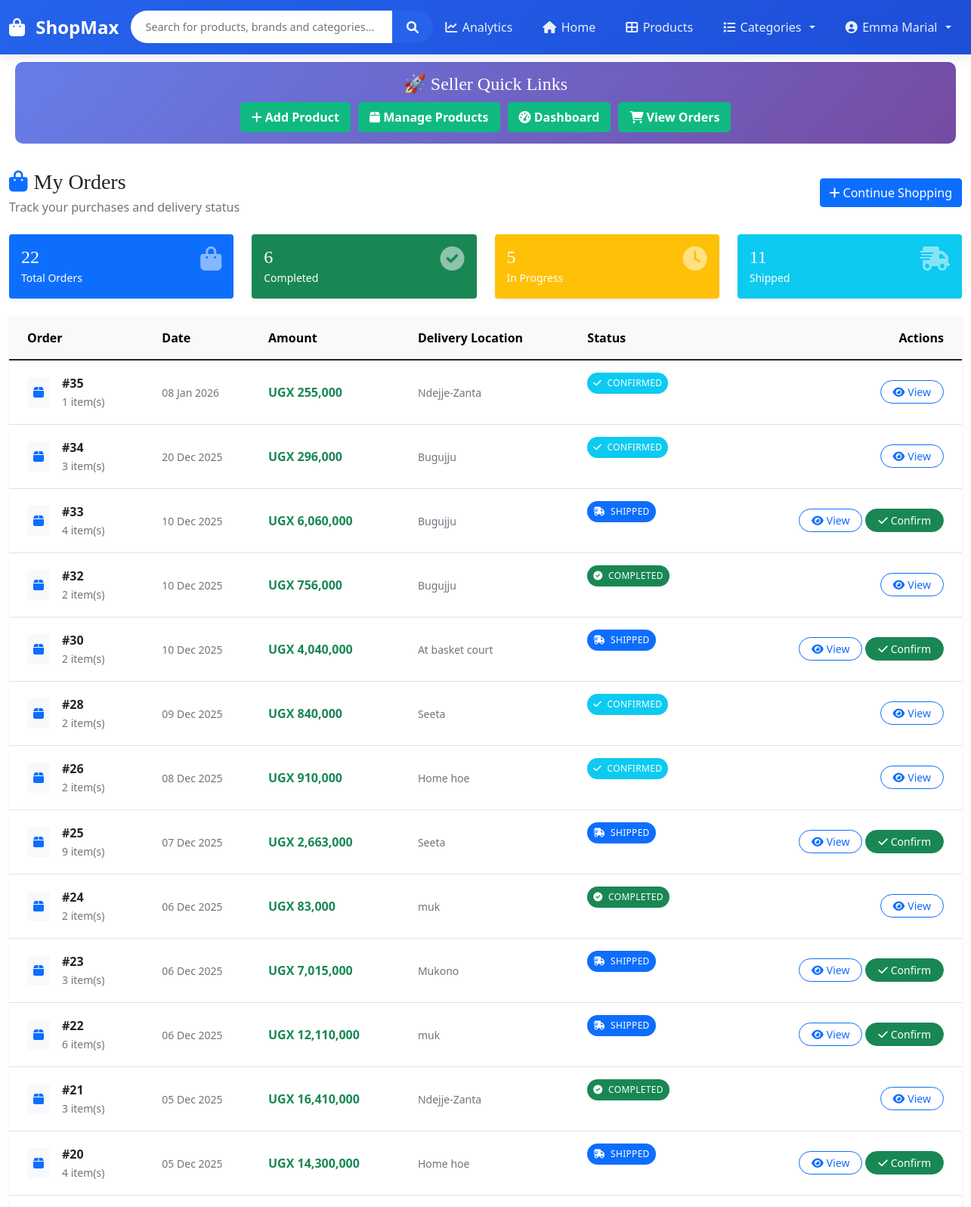
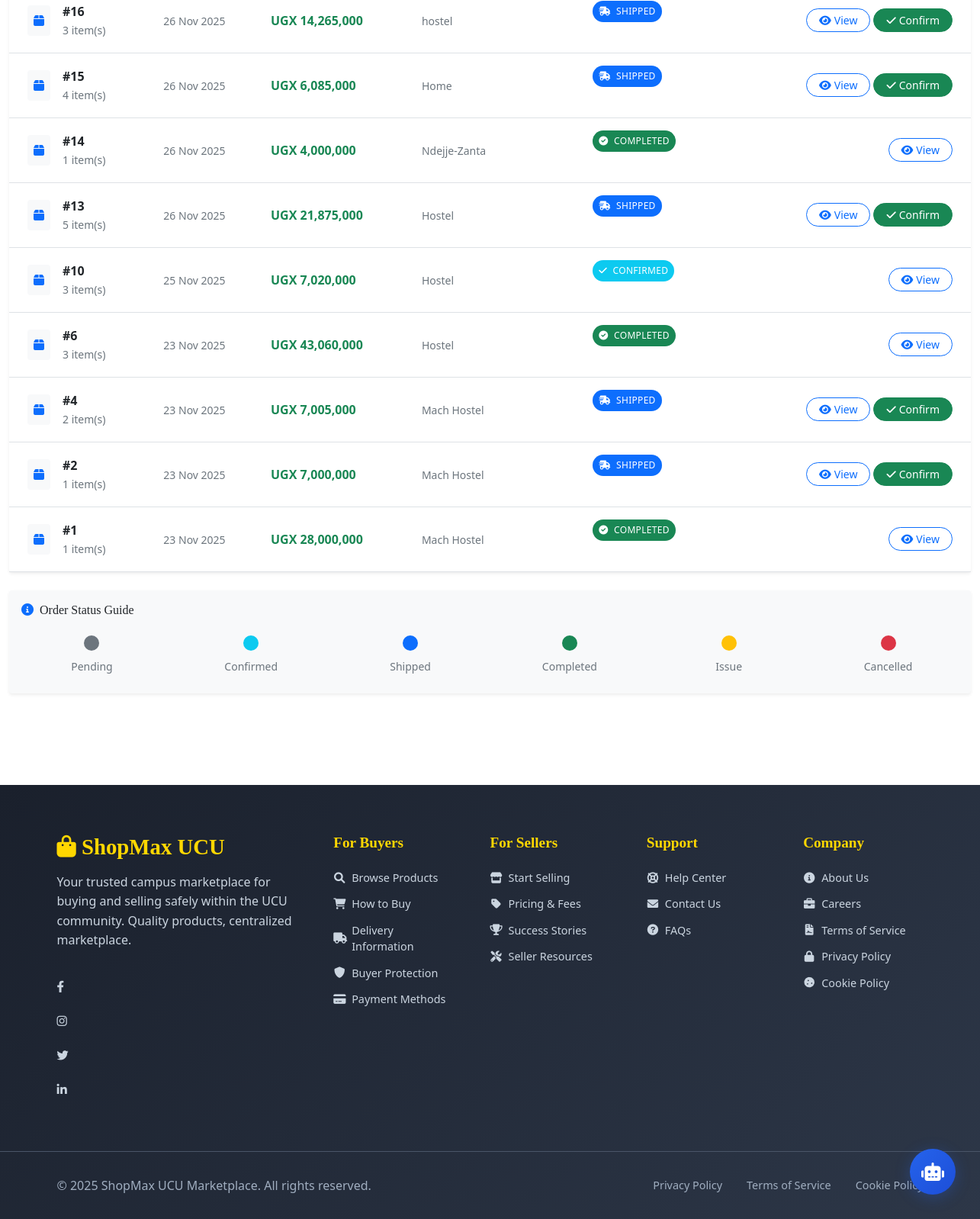
Page /orders (signed in) on the committed database (2 pictures, top to bottom).
### app.py (models this page shows)
class Order(db.Model):
    __tablename__ = 'orders'
    id = db.Column(db.Integer, primary_key=True)
    total_amount = db.Column(db.Float, nullable=False)
    status = db.Column(db.String(20), default='pending')
    delivery_address = db.Column(db.Text)
    payment_method = db.Column(db.String(50))
    payment_status = db.Column(db.String(20), default='pending')
    user_id = db.Column(db.Integer, db.ForeignKey('users.id'), nullable=False)
    created_at = db.Column(db.DateTime, default=datetime.utcnow)
    updated_at = db.Column(db.DateTime, default=datetime.utcnow, onupdate=datetime.utcnow)
    tracking_number = db.Column(db.String(100), unique=True)
    estimated_delivery = db.Column(db.DateTime)
    actual_delivery = db.Column(db.DateTime)
    order_items = db.relationship('OrderItem', backref='order', lazy=True)

### app.py (the view, shortened to what this page needs)
@app.route('/orders')
@login_required
def user_orders():
    user = get_current_user()
    try:
        if user.user_type == 'buyer':
            orders = Order.query.filter_by(user_id=user.id)\
                .options(
                    db.joinedload(Order.order_items).joinedload(OrderItem.product),
                    db.joinedload(Order.order_items).joinedload(OrderItem.seller)
                )\
                .order_by(Order.created_at.desc()).all()
        elif user.user_type == 'seller':
            orders = Order.query.join(OrderItem).filter(
                OrderItem.seller_id == user.id
            )\
            .options(
                db.joinedload(Order.order_items).joinedload(OrderItem.product),
                db.joinedload(Order.order_items).joinedload(OrderItem.seller)
            )\
            .order_by(Order.created_at.desc()).all()
        return render_template('user_orders.html', orders=orders, user=user)
    except Exception as e:
        print(f"Error loading orders: {str(e)}")
        flash('Error loading your orders. Please try again.', 'danger')
        return render_template('user_orders.html', orders=[], user=user)

### templates/user_orders.html (shortened to what this page needs)
{% extends "base.html" %}
{% block content %}
<div class="container-fluid py-4">
    <div class="row">
        <div class="col-12">
            <div class="d-flex justify-content-between align-items-center mb-4">
                <div>
                    <h1 class="h3 mb-1">
                        <i class="fas fa-shopping-bag me-2 text-primary"></i>My Orders
                    </h1>
                    <p class="text-muted mb-0">Track your purchases and delivery status</p>
                </div>
                <a href="{{ url_for('products') }}" class="btn btn-primary">
                    <i class="fas fa-plus me-1"></i>Continue Shopping
                </a>
            </div>
            {% if orders %}
            <div class="row mb-4">
                <div class="col-md-3">
                    <div class="card bg-primary text-white">
                        <div class="card-body">
                            <div class="d-flex justify-content-between">
                                <div>
                                    <h4 class="mb-0">{{ orders|length }}</h4>
                                    <small>Total Orders</small>
                                </div>
                                <i class="fas fa-shopping-bag fa-2x opacity-50"></i>
                            </div>
                        </div>
                    </div>
                </div>
                <div class="col-md-3">
                    <div class="card bg-success text-white">
                        <div class="card-body">
                            <div class="d-flex justify-content-between">
                                <div>
                                    <h4 class="mb-0">{{ orders|selectattr('status', 'equalto', 'completed')|list|length }}</h4>
                                    <small>Completed</small>
                                </div>
                                <i class="fas fa-check-circle fa-2x opacity-50"></i>
                            </div>
                        </div>
                    </div>
                </div>
                <div class="col-md-3">
                    <div class="card bg-warning text-white">
                        <div class="card-body">
                            <div class="d-flex justify-content-between">
                                <div>
                                    <h4 class="mb-0">{{ orders|selectattr('status', 'in', ['pending', 'confirmed', 'processing'])|list|length }}</h4>
                                    <small>In Progress</small>
                                </div>
                                <i class="fas fa-clock fa-2x opacity-50"></i>
                            </div>
                        </div>
                    </div>
                </div>
                <div class="col-md-3">
                    <div class="card bg-info text-white">
                        <div class="card-body">
                            <div class="d-flex justify-content-between">
                                <div>
                                    <h4 class="mb-0">{{ orders|selectattr('status', 'equalto', 'shipped')|list|length }}</h4>
                                    <small>Shipped</small>
                                </div>
                                <i class="fas fa-shipping-fast fa-2x opacity-50"></i>
                            </div>
                        </div>
                    </div>
                </div>
            </div>
            <div class="card shadow-sm border-0">
                <div class="card-body p-0">
                    <div class="table-responsive">
                        <table class="table table-hover align-middle mb-0">
                            <thead class="table-light">
                                <tr>
                                    <th class="ps-4">Order</th>
                                    <th>Date</th>
                                    <th>Amount</th>
                                    <th>Delivery Location</th>
                                    <th>Status</th>
                                    <th class="text-end pe-4">Actions</th>
                                </tr>
                            </thead>
                            <tbody>
                                {% for order in orders %}
                                <tr class="border-bottom">
                                    <td class="ps-4">
                                        <div class="d-flex align-items-center">
                                            <div class="bg-light rounded p-2 me-3">
                                                <i class="fas fa-box text-primary"></i>
                                            </div>
                                            <div>
                                                <strong class="d-block">#{{ order.id }}</strong>
                                                <small class="text-muted">{{ order.order_items|length }} item(s)</small>
                                            </div>
                                        </div>
                                    </td>
                                    <td>
                                        <small class="text-muted">{{ order.created_at.strftime('%d %b %Y') }}</small>
                                    </td>
                                    <td>
                                        <strong class="text-success">UGX {{ "{:,.0f}".format(order.total_amount) }}</strong>
                                    </td>
                                    <td>
                                        <small class="text-muted">
                                            {% if order.delivery_address %}
                                                {{ order.delivery_address[:30] }}{% if order.delivery_address|length > 30 %}...{% endif %}
                                            {% else %}
                                                <span class="text-warning">Not specified</span>
                                            {% endif %}
                                        </small>
                                    </td>
                                    <td>
                                        <span class="badge rounded-pill bg-{{
                                            'secondary' if order.status == 'pending'
                                            else 'info' if order.status == 'confirmed'
                                            else 'primary' if order.status == 'shipped'
                                            else 'success' if order.status == 'completed'
                                            else 'warning' if order.status == 'issue_reported'
                                            else 'danger'
                                        }} p-2">
                                            <i class="fas fa-{{
                                                'clock' if order.status == 'pending'
                                                else 'check' if order.status == 'confirmed'
                                                else 'shipping-fast' if order.status == 'shipped'
                                                else 'check-circle' if order.status == 'completed'
                                                else 'exclamation-triangle' if order.status == 'issue_reported'
                                                else 'times'
                                            }} me-1"></i>
                                            {{ order.status|title }}
                                        </span>
                                    </td>
                                    <td class="text-end pe-4">
                                        <div class="btn-group">
                                            <a href="{{ url_for('order_details', order_id=order.id) }}"
                                               class="btn btn-sm btn-outline-primary rounded-pill px-3">
                                                <i class="fas fa-eye me-1"></i>View
                                            </a>
                                            {% if order.status in ['shipped', 'delivered'] and not order.delivery_confirmation %}
                                            <a href="{{ url_for('delivery_confirmation', order_id=order.id) }}"
                                               class="btn btn-sm btn-success rounded-pill px-3 ms-1">
                                                <i class="fas fa-check me-1"></i>Confirm
                                            </a>
                                            {% endif %}
                                        </div>
                                    </td>
                                </tr>
                                {% endfor %}
                            </tbody>
                        </table>
                    </div>
                </div>
            </div>
            <div class="row mt-4">
                <div class="col-12">
                    <div class="card border-0 bg-light">
                        <div class="card-body">
                            <h6 class="mb-3"><i class="fas fa-info-circle me-2 text-primary"></i>Order Status Guide</h6>
                            <div class="row text-center">
                                <div class="col-md-2">
                                    <div class="p-2">
                                        <div class="bg-secondary rounded-circle mx-auto mb-2" style="width: 20px; height: 20px;"></div>
                                        <small class="text-muted">Pending</small>
                                    </div>
                                </div>
                                <div class="col-md-2">
                                    <div class="p-2">
                                        <div class="bg-info rounded-circle mx-auto mb-2" style="width: 20px; height: 20px;"></div>
                                        <small class="text-muted">Confirmed</small>
                                    </div>
                                </div>
                                <div class="col-md-2">
                                    <div class="p-2">
                                        <div class="bg-primary rounded-circle mx-auto mb-2" style="width: 20px; height: 20px;"></div>
                                        <small class="text-muted">Shipped</small>
                                    </div>
                                </div>
                                <div class="col-md-2">
                                    <div class="p-2">
                                        <div class="bg-success rounded-circle mx-auto mb-2" style="width: 20px; height: 20px;"></div>
                                        <small class="text-muted">Completed</small>
                                    </div>
                                </div>
                                <div class="col-md-2">
                                    <div class="p-2">
                                        <div class="bg-warning rounded-circle mx-auto mb-2" style="width: 20px; height: 20px;"></div>
                                        <small class="text-muted">Issue</small>
                                    </div>
                                </div>
                                <div class="col-md-2">
                                    <div class="p-2">
                                        <div class="bg-danger rounded-circle mx-auto mb-2" style="width: 20px; height: 20px;"></div>
                                        <small class="text-muted">Cancelled</small>
                                    </div>
                                </div>
                            </div>
                        </div>
                    </div>
                </div>
            </div>
            {% endif %}
        </div>
    </div>
</div>
{% endblock %}

### rows in the picture
Order: id "35", order_items|length "1", created_at "08 Jan 2026", total_amount "255,000", delivery_address "Ndejje-Zanta", status "CONFIRMED"
Order: id "34", order_items|length "3", created_at "20 Dec 2025", total_amount "296,000", delivery_address "Bugujju", status "CONFIRMED"
Order: id "33", order_items|length "4", created_at "10 Dec 2025", total_amount "6,060,000", delivery_address "Bugujju", status "SHIPPED"
Order: id "32", order_items|length "2", created_at "10 Dec 2025", total_amount "756,000", delivery_address "Bugujju", status "COMPLETED"
Order: id "30", order_items|length "2", created_at "10 Dec 2025", total_amount "4,040,000", delivery_address "At basket court", status "SHIPPED"
Order: id "28", order_items|length "2", created_at "09 Dec 2025", total_amount "840,000", delivery_address "Seeta", status "CONFIRMED"
Order: id "26", order_items|length "2", created_at "08 Dec 2025", total_amount "910,000", delivery_address "Home hoe", status "CONFIRMED"
Order: id "25", order_items|length "9", created_at "07 Dec 2025", total_amount "2,663,000", delivery_address "Seeta", status "SHIPPED"
Order: id "24", order_items|length "2", created_at "06 Dec 2025", total_amount "83,000", delivery_address "muk", status "COMPLETED"
Order: id "23", order_items|length "3", created_at "06 Dec 2025", total_amount "7,015,000", delivery_address "Mukono", status "SHIPPED"
Order: id "22", order_items|length "6", created_at "06 Dec 2025", total_amount "12,110,000", delivery_address "muk", status "SHIPPED"
Order: id "21", order_items|length "3", created_at "05 Dec 2025", total_amount "16,410,000", delivery_address "Ndejje-Zanta", status "COMPLETED"
Order: id "20", order_items|length "4", created_at "05 Dec 2025", total_amount "14,300,000", delivery_address "Home hoe", status "SHIPPED"
Order: id "16", order_items|length "3", created_at "26 Nov 2025", total_amount "14,265,000", delivery_address "hostel", status "SHIPPED"
Order: id "15", order_items|length "4", created_at "26 Nov 2025", total_amount "6,085,000", delivery_address "Home", status "SHIPPED"
Order: id "14", order_items|length "1", created_at "26 Nov 2025", total_amount "4,000,000", delivery_address "Ndejje-Zanta", status "COMPLETED"
Order: id "13", order_items|length "5", created_at "26 Nov 2025", total_amount "21,875,000", delivery_address "Hostel", status "SHIPPED"
Order: id "10", order_items|length "3", created_at "25 Nov 2025", total_amount "7,020,000", delivery_address "Hostel", status "CONFIRMED"
Order: id "6", order_items|length "3", created_at "23 Nov 2025", total_amount "43,060,000", delivery_address "Hostel", status "COMPLETED"
Order: id "4", order_items|length "2", created_at "23 Nov 2025", total_amount "7,005,000", delivery_address "Mach Hostel", status "SHIPPED"
Order: id "2", order_items|length "1", created_at "23 Nov 2025", total_amount "7,000,000", delivery_address "Mach Hostel", status "SHIPPED"
Order: id "1", order_items|length "1", created_at "23 Nov 2025", total_amount "28,000,000", delivery_address "Mach Hostel", status "COMPLETED"

### other values in the picture
{{ session.user_name }} "Emma Marial"
{{ orders|length }} "22"
{{ orders|selectattr('status', 'equalto', 'completed')|list|length }} "6"
{{ orders|selectattr('status', 'equalto', 'shipped')|list|length }} "11"
